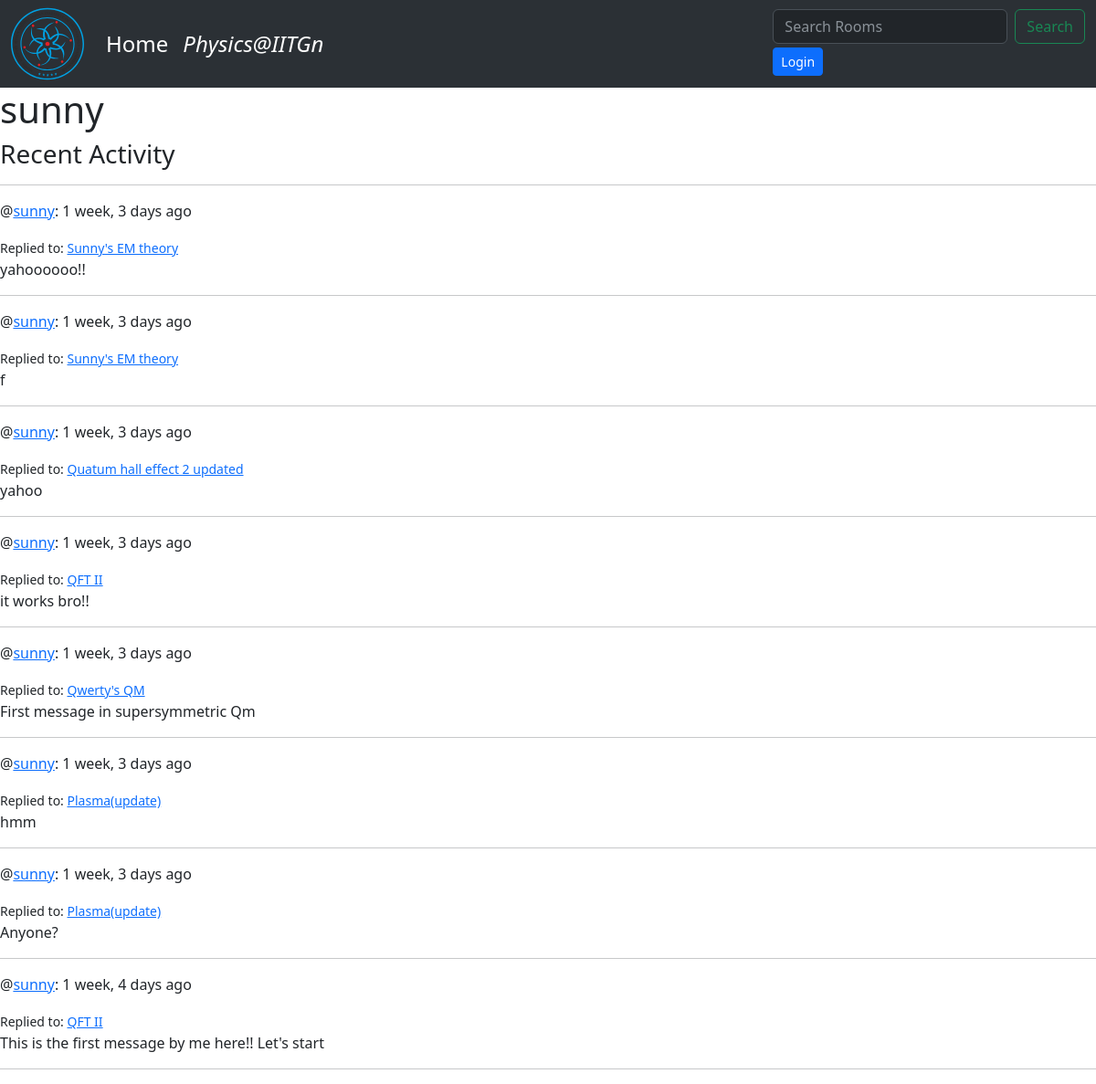
Before: /user/1/ with the older database file.
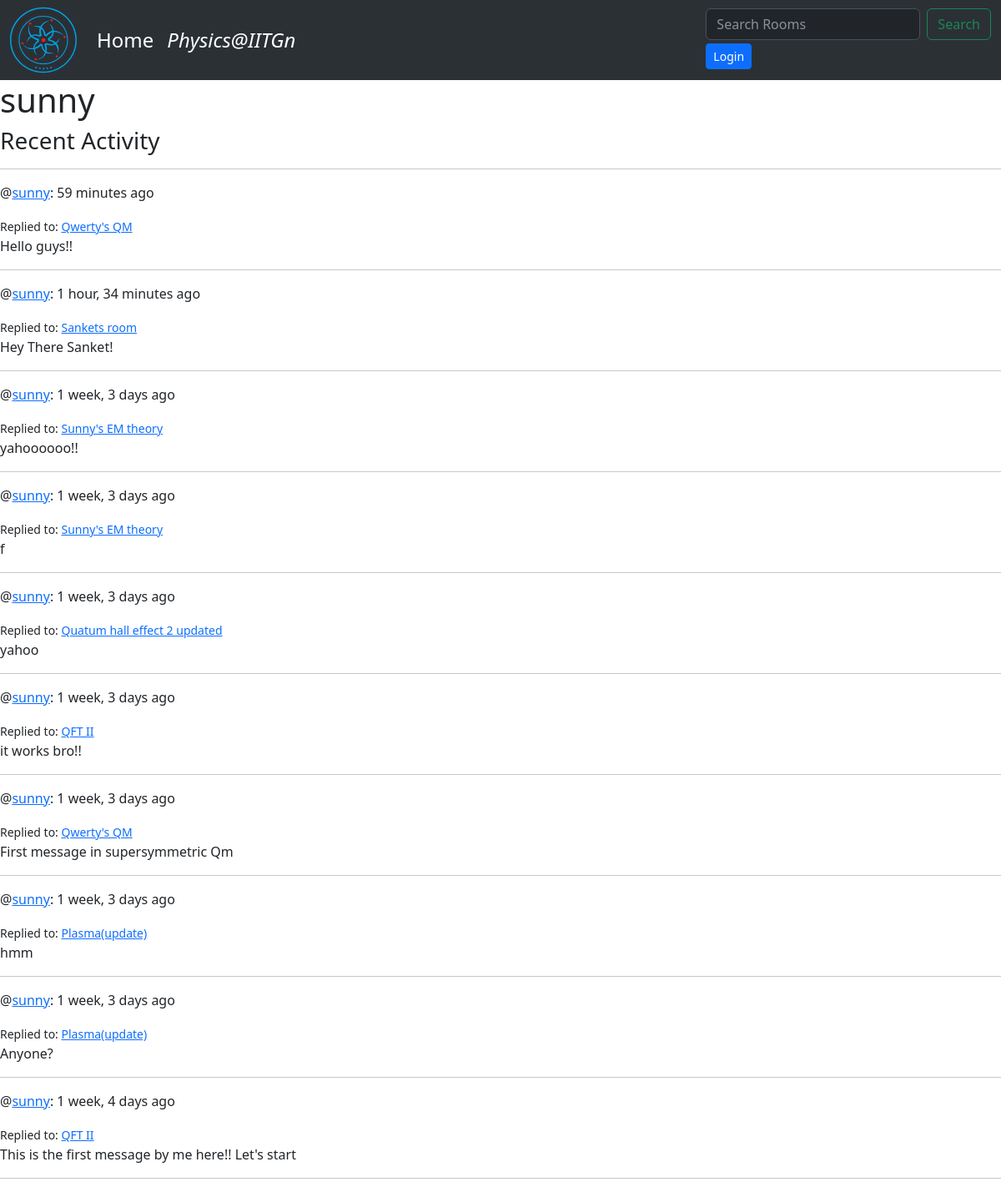
After: the same page with the newer database file.
### base/models.py (models this page shows)
class Message(models.Model):
    user=models.ForeignKey(User, on_delete=models.CASCADE)
    room=models.ForeignKey(Room, on_delete=models.CASCADE) #delete all messages in room if room is deleted # why no primary key it is refering to?
    body=models.TextField()
    updated= models.DateTimeField(auto_now=True)    #takes a snapshot anytime this model.. or table was updated
    created= models.DateTimeField(auto_now_add=True)
    def __str__(self):
        return self.body[0:50] #first 50 characters

class Room(models.Model):
    host=models.ForeignKey(User, on_delete=models.SET_NULL, null=True)
    topic=models.ForeignKey('Topic', on_delete=models.SET_NULL, null=True) #use the '' inside Topic only if topic is down in the code literally
    name=models.CharField(max_length=200)
    description=models.TextField(null=True, blank=True) #now null is allowed, by default it's false, i.e, null not allowed, Blank means form submitted can be empty
    participants=models.ManyToManyField(User, related_name='participants', blank=True)
    updated= models.DateTimeField(auto_now=True)    #takes a snapshot anytime this model.. or table was updated
    created= models.DateTimeField(auto_now_add=True)
    class Meta:
        ordering=['-updated','-created'] #it somehow makes the new rooms in ascending order
    def __str__(self):
        return self.name

### base/views.py (the view)
# urls.py: path('user/<str:pk>/', views.userProfile, name="user"),
def userProfile(request, pk):
    person = User.objects.get(id=pk)
    room_messages = Message.objects.filter(
        Q(user__username=person.username)).order_by('-created')
    context = {'user': person, 'room_messages': room_messages}
    return render(request, 'base/profile.html', context)

### base/templates/base/profile.html
{% extends 'main.html' %}
{% block content %}
<h1>{{user.username}}</h1>
{% include 'base/activity_component.html' %}
{% endblock content %}

### base/templates/base/activity_component.html
<div class="feed">
    <h3>Recent Activity</h3>
    <hr>
    {% for texts in room_messages %}
    <div>
        <p>@<a href="{% url 'user' texts.user.id %}">{{texts.user}}</a>: {{texts.created|timesince}} ago </p>
        <small>Replied to: <a href="{% url 'room' texts.room.id %}">{{texts.room}}</a></small>
        <p>{{texts}}</p>
        <hr>
    </div>
    {% endfor %}

Changed rows visible on the page:
added Message: user "sunny", created "59 minutes", room "Qwerty's QM", body "Hello guys!!"
added Message: user "sunny", created "1 hour, 34 minutes", room "Sankets room", body "Hey There Sanket!"
